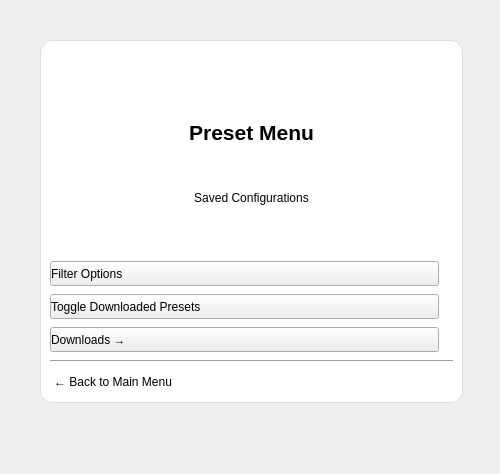
<?xml version="1.0" encoding="UTF-8"?>
<ui version="4.0">
 <class>presetMenuW</class>
 <widget class="QWidget" name="presetMenuW">
  <property name="geometry">
   <rect>
    <x>0</x>
    <y>0</y>
    <width>500</width>
    <height>474</height>
   </rect>
  </property>
  <property name="windowTitle">
   <string>Form</string>
  </property>
  <widget class="QWidget" name="verticalLayoutWidget">
   <property name="geometry">
    <rect>
     <x>40</x>
     <y>40</y>
     <width>423</width>
     <height>363</height>
    </rect>
   </property>
   <layout class="QVBoxLayout" name="verticalLayout">
    <item>
     <widget class="QFrame" name="frameContent">
      <property name="minimumSize">
       <size>
        <width>421</width>
        <height>361</height>
       </size>
      </property>
      <property name="styleSheet">
       <string notr="true">
        #frameContent{
            background: white;
            border: 1px solid #ddd;
            border-radius: 12px;
        }
       </string>
      </property>
      <property name="frameShape">
       <enum>QFrame::StyledPanel</enum>
      </property>
      <property name="frameShadow">
       <enum>QFrame::Raised</enum>
      </property>
      <layout class="QVBoxLayout" name="verticalLayout_2">
       <property name="spacing">
        <number>8</number>
       </property>
       <item alignment="Qt::AlignHCenter|Qt::AlignTop">
        <widget class="QLabel" name="lblImage">
         <property name="minimumSize">
          <size>
           <width>40</width>
           <height>40</height>
          </size>
         </property>
         <property name="maximumSize">
          <size>
           <width>40</width>
           <height>40</height>
          </size>
         </property>
         <property name="text">
          <string/>
         </property>
         <property name="pixmap">
          <pixmap>Images/preset_filter_icon.jpg</pixmap>
         </property>
         <property name="scaledContents">
          <bool>true</bool>
         </property>
         <property name="alignment">
          <set>Qt::AlignHCenter|Qt::AlignTop</set>
         </property>
        </widget>
       </item>
       <item alignment="Qt::AlignHCenter|Qt::AlignTop">
        <widget class="QLabel" name="lblTitle">
         <property name="maximumSize">
          <size>
           <width>600</width>
           <height>40</height>
          </size>
         </property>
         <property name="font">
          <font>
           <pointsize>16</pointsize>
           <bold>true</bold>
          </font>
         </property>
         <property name="text">
          <string>Preset Menu</string>
         </property>
         <property name="alignment">
          <set>Qt::AlignHCenter|Qt::AlignTop</set>
         </property>
        </widget>
       </item>
       <item alignment="Qt::AlignHCenter|Qt::AlignTop">
        <widget class="QLabel" name="lblSubtitle">
         <property name="maximumSize">
          <size>
           <width>400</width>
           <height>40</height>
          </size>
         </property>
         <property name="text">
          <string>Saved Configurations</string>
         </property>
         <property name="alignment">
          <set>Qt::AlignHCenter|Qt::AlignTop</set>
         </property>
        </widget>
       </item>
       <item>
        <widget class="QPushButton" name="btnFilter">
         <property name="minimumSize">
          <size>
           <width>389</width>
           <height>20</height>
          </size>
         </property>
         <property name="maximumSize">
          <size>
           <width>389</width>
           <height>25</height>
          </size>
         </property>
         <property name="styleSheet">
          <string notr="true">text-align: left;</string>
         </property>
         <property name="text">
          <string>Filter Options</string>
         </property>
         <property name="flat">
          <bool>false</bool>
         </property>
        </widget>
       </item>
       <item>
        <widget class="QPushButton" name="btnPresetToggle">
         <property name="minimumSize">
          <size>
           <width>389</width>
           <height>20</height>
          </size>
         </property>
         <property name="maximumSize">
          <size>
           <width>389</width>
           <height>25</height>
          </size>
         </property>
         <property name="styleSheet">
          <string notr="true">text-align: left;</string>
         </property>
         <property name="text">
          <string>Toggle Downloaded Presets</string>
         </property>
        </widget>
       </item>
       <item>
        <widget class="QPushButton" name="btnDownloads">
         <property name="minimumSize">
          <size>
           <width>389</width>
           <height>20</height>
          </size>
         </property>
         <property name="maximumSize">
          <size>
           <width>389</width>
           <height>25</height>
          </size>
         </property>
         <property name="styleSheet">
          <string notr="true">text-align: left;</string>
         </property>
         <property name="text">
          <string>Downloads →</string>
         </property>
        </widget>
       </item>
       <item>
        <widget class="QFrame" name="frame">
         <property name="frameShape">
          <enum>QFrame::HLine</enum>
         </property>
         <property name="frameShadow">
          <enum>QFrame::Sunken</enum>
         </property>
        </widget>
       </item>
       <item alignment="Qt::AlignLeft">
        <widget class="QPushButton" name="btnBackToMain">
         <property name="enabled">
          <bool>true</bool>
         </property>
         <property name="styleSheet">
          <string notr="true">
            #btnBack {
                border: none;
                background: transparent;
                text-align: left;
                padding: 6px 0px;
            }
            #btnBack:hover {
                text-decoration: underline;
            }
          </string>
         </property>
         <property name="text">
          <string>← Back to Main Menu</string>
         </property>
         <property name="autoDefault">
          <bool>false</bool>
         </property>
         <property name="flat">
          <bool>true</bool>
         </property>
        </widget>
       </item>
      </layout>
     </widget>
    </item>
   </layout>
  </widget>
 </widget>
 <resources/>
 <connections/>
</ui>
